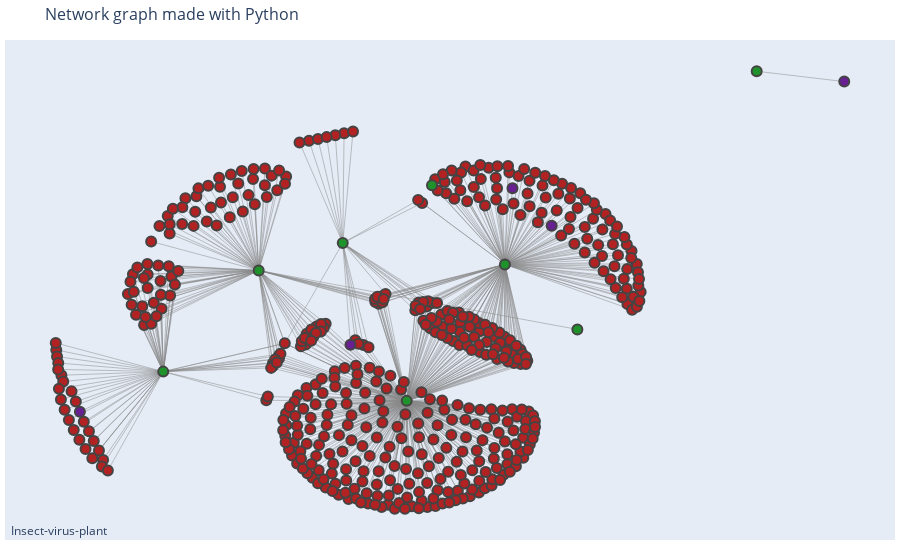

Notebook code for this chart:
### Markdown cell above
# visualisasi Graf

### Code cell
plotly_graph(gnx)

# # # cuma tampilan, visualisasi pyviz
# from pyvis.network import Network
# nt = Network('500px', '900px',directed=True,notebook=True)
# # nt.show_buttons(filter_=['physics'])
# nt.toggle_physics(True)

# for i,data in df_node.iterrows():
#     nt.add_node(
#         data['taxon_id'],
#         label=data['taxon_name'],
#         superkingdom=data['superkingdom'],
#         kingdom=data['kingdom'],
#         filum=data['phylum'],
#         kelas=data['class'],
#         ordo=data['order'],
#         famili=data['family'],
#         genus=data['genus'],
#         spesies=data['species'],
#         # group=data['group'],
#         color=data['color'],
#         )
    
# for i,data in df_edge.iterrows():
#     nt.add_edge(
#         data['source_taxon_id'],
#         data['target_taxon_id'],
#         label=data['interaction_type'])

# # nt.show_buttons(filter_=['physics'])
# nt.show("tmp.fig02.html")

### Figure 1 — Plotly figure (JSON) as saved in the notebook; plotly's stock layout.template omitted (floating-point values rounded to 4 significant figures; data arrays with more than 128 entries replaced by an {"elided": "..."} marker saying what was removed)
{"data": [{"hoverinfo": "none", "line": {"color": "#888", "width": 0.5}, "mode": "lines", "type": "scatter", "x": {"elided": "2037 float values"}, "y": {"elided": "2037 float values"}}, {"hoverinfo": "text", "marker": {"color": {"elided": "507 str values"}, "line": {"width": 2}, "reversescale": true, "size": 10}, "mode": "markers", "text": {"elided": "507 str values"}, "type": "scatter", "x": {"elided": "507 float values"}, "y": {"elided": "507 float values"}}], "layout": {"annotations": [{"showarrow": false, "text": "Insect-virus-plant", "x": 0.005, "xref": "paper", "y": -0.002, "yref": "paper"}], "hovermode": "closest", "margin": {"b": 20, "l": 5, "r": 5, "t": 40}, "showlegend": false, "title": {"font": {"size": 16}, "text": "Network graph made with Python"}, "xaxis": {"showgrid": false, "showticklabels": false, "zeroline": false}, "yaxis": {"showgrid": false, "showticklabels": false, "zeroline": false}}}
